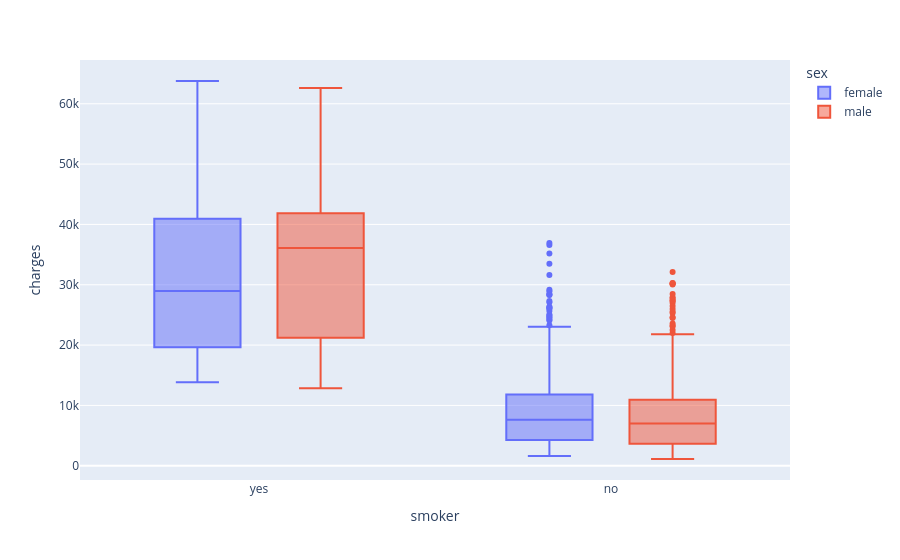

The notebook cell this image was saved under:
### Code cell
# plt.figure(figsize=(15,9))
# sns.boxplot(y="smoker", x="charges", data =  df , orient="h",hue='sex' )


fig = px.box(df, x="smoker", y="charges", color="sex")
# fig.update_traces(quartilemethod="exclusive") # or "inclusive", or "linear" by default
fig.show()

### Figure 1 — Plotly figure (JSON) as saved in the notebook; plotly's stock layout.template omitted (floating-point values rounded to 4 significant figures; data arrays with more than 128 entries replaced by an {"elided": "..."} marker saying what was removed)
{"data": [{"alignmentgroup": "True", "hovertemplate": "sex=female<br>smoker=%{x}<br>charges=%{y}<extra></extra>", "legendgroup": "female", "marker": {"color": "#636efa"}, "name": "female", "notched": false, "offsetgroup": "female", "orientation": "v", "showlegend": true, "type": "box", "x": {"elided": "662 str values"}, "x0": " ", "xaxis": "x", "y": {"elided": "662 float values"}, "y0": " ", "yaxis": "y"}, {"alignmentgroup": "True", "hovertemplate": "sex=male<br>smoker=%{x}<br>charges=%{y}<extra></extra>", "legendgroup": "male", "marker": {"color": "#EF553B"}, "name": "male", "notched": false, "offsetgroup": "male", "orientation": "v", "showlegend": true, "type": "box", "x": {"elided": "676 str values"}, "x0": " ", "xaxis": "x", "y": {"elided": "676 float values"}, "y0": " ", "yaxis": "y"}], "layout": {"boxmode": "group", "legend": {"title": {"text": "sex"}, "tracegroupgap": 0}, "margin": {"t": 60}, "xaxis": {"anchor": "y", "domain": [0, 1], "title": {"text": "smoker"}}, "yaxis": {"anchor": "x", "domain": [0, 1], "title": {"text": "charges"}}}}
